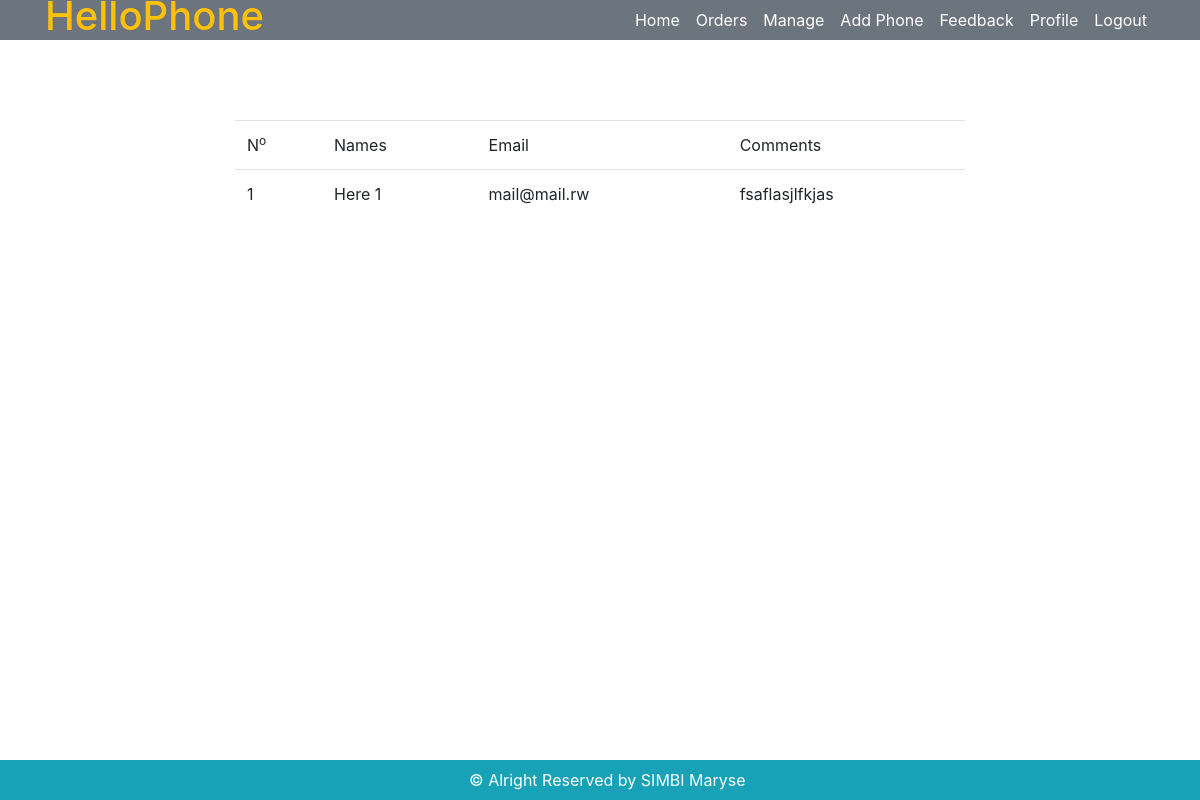
The page /feed.php (signed in) on the database as committed earlier.
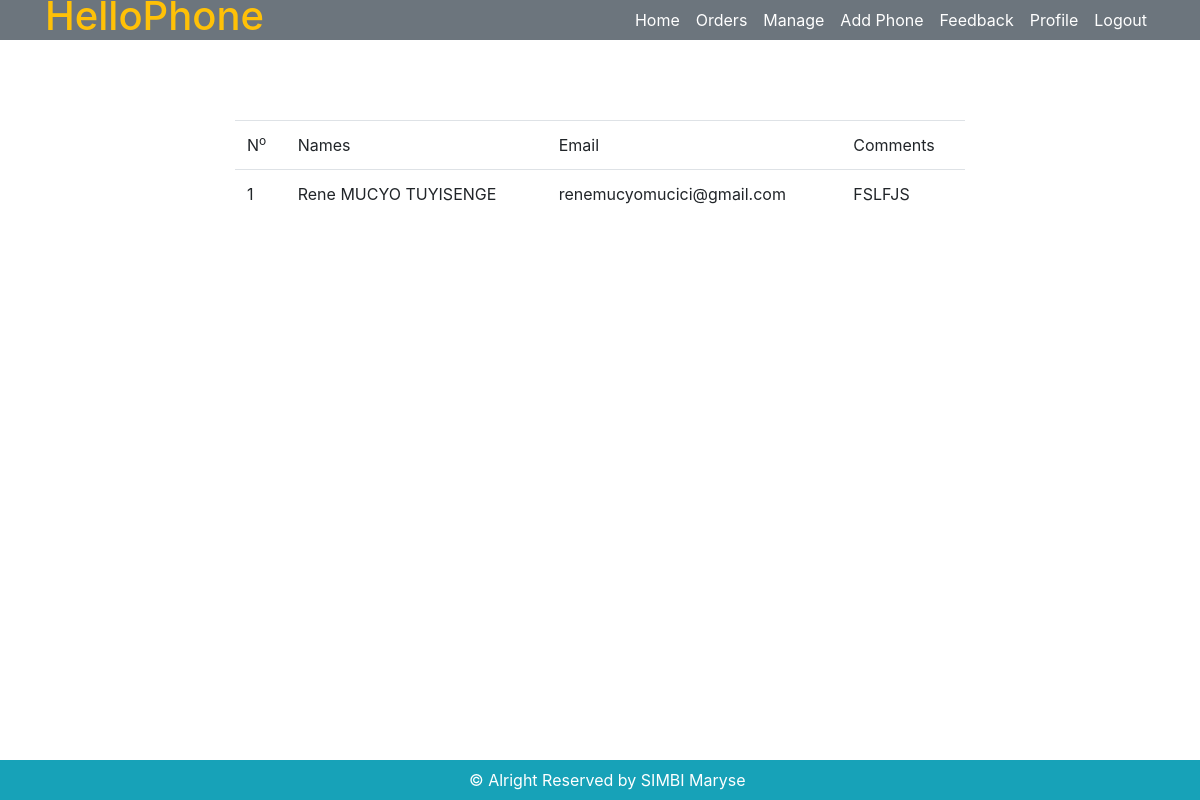
The same page on the database as committed later.
### tables this page shows
CREATE TABLE `feedbacks` (
  `id` int(11) NOT NULL,
  `names` varchar(255) DEFAULT NULL,
  `emails` varchar(255) DEFAULT NULL,
  `contents` varchar(255) DEFAULT NULL
);

### feed.php (the view, shortened to what this page needs)
<?php
	include("includes/connect.php");
	?>
<!DOCTYPE html>
<html lang="en">
<head>
	<link rel="stylesheet" href="vendor/bootstrap/css/bootstrap.min.css">
</head>
<body style="overflow-y: scroll;">
	<?php
include("includes/navAdmin.php");
?>
	<div class="container">
		<div class="row">
			<div class="col-md-2"></div>
            <div class="col-md-8">
                <table class="table table-hover">
                    <tr>
                        <td>N<sup>o</sup></td><td>Names</td><td>Email</td><td>Comments</td>
                    </tr>
                    <?php
                        $query = mysqli_query($conn,"SELECT *FROM feedbacks");
                        if (mysqli_num_rows($query)>0) {
                            $a = 1;
                            while ($fe = mysqli_fetch_array($query)) {
                               ?>
                               <tr>
                                <td><?= $a;?></td><td><?= $fe['names']?></td><td><?= $fe['emails']?></td><td><?= $fe['contents']?></td>
                               </tr>
                               <?php
                            $a++;}
                        }
                    ?>
                </table>
            </div>
			<div class="col-md-2"></div>
		</div>
	</div>
	<nav class="navbar navbar-expand-lg navbar-default bg-info fixed-bottom" style="height:40px;">
		<div class="container">
		  <div class="col-md-3"></div>
		  <div class="col-md-6">
			  <div class="row">
				<div class="col-md-12" style="color:white;">
					&copy Alright Reserved by SIMBI Maryse
				</div>
				</div>
			  </div>
		  </div>
		  <div class="col-md-3"></div>
	  </nav>
</body>
</html>

### includes/navAdmin.php (shortened to what this page needs)
<nav class="navbar fixed-top navbar-expand-lg navbar-dark bg-secondary fixed-top" style="height:40px;">
	<div class="container">
		<a class="navbar-brand" href="admin.php">
			<h1 class="text-warning">HelloPhone</h1>
		</a>
		<div style="float: right;">
		  <div class="collapse navbar-collapse" id="navbarResponsive">
			<ul class="navbar-nav">
			  	<li class="nav-item" id="nav-home">
						<a class="nav-link" id="admin1" href="admin.php"><p class="m-0 text-center text-white">Home</p></a>
			  	</li>
					<li class="nav-item" id="nav-contact">
						<a class="nav-link" id="admin2" href="orders.php"><p class="m-0 text-center text-white">Orders</p></a>
				  </li>
					<li class="nav-item" id="nav-contact">
						<a class="nav-link" id="admin3" href="manage.php"><p class="m-0 text-center text-white">Manage</p></a>
				  </li>
          <li class="nav-item" id="nav-about">
						<a class="nav-link" id="admin4" href="registerPhone.php"><p class="m-0 text-center text-white">Add Phone</p></a>
			    </li>
					<li class="nav-item" id="nav-contact">
						<a class="nav-link" id="admin5" href="feed.php"><p class="m-0 text-center text-white">Feedback</p></a>
				  </li>
          <li class="nav-item" id="nav-contact">
						<a class="nav-link" id="admin6" href="settings.php"><p class="m-0 text-center text-white">Profile</p></a>
				  </li>
				  <li class="nav-item" id="nav-about">
					<a class="nav-link" href="logout.php"><p class="m-0 text-center text-white">Logout</p></a>
				  </li>
			</ul>
			</div>
		 </div>
	</div>
</nav><br><br><br><br><br>

Rows that differ between the two databases and show on the page:
removed feedbacks: names "Here 1", emails "mail@mail.rw", contents "fsaflasjlfkjas"
added feedbacks: names "Rene MUCYO TUYISENGE", emails "renemucyomucici@gmail.com", contents "FSLFJS"
